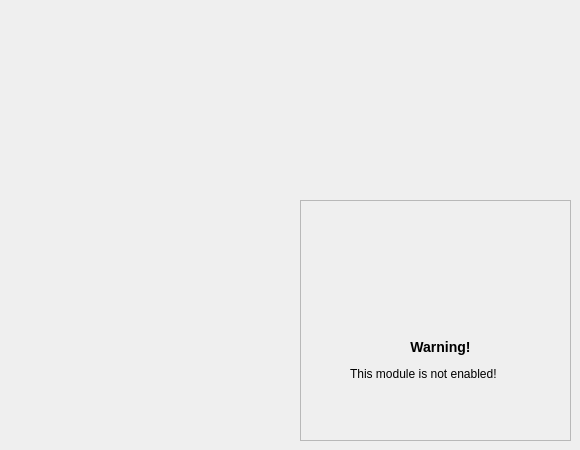
    <widget class="QWidget" name="tabSurvey">
     <attribute name="icon">
      <iconset>
       <activeon>:/Images/survey-module-rotated.png</activeon>
      </iconset>
     </attribute>
     <attribute name="title">
      <string/>
     </attribute>
     <widget class="QFrame" name="frame_10">
      <property name="geometry">
       <rect>
        <x>300</x>
        <y>200</y>
        <width>271</width>
        <height>241</height>
       </rect>
      </property>
      <property name="frameShape">
       <enum>QFrame::Shape::StyledPanel</enum>
      </property>
      <property name="frameShadow">
       <enum>QFrame::Shadow::Raised</enum>
      </property>
      <widget class="QLabel" name="label_47">
       <property name="geometry">
        <rect>
         <x>100</x>
         <y>20</y>
         <width>71</width>
         <height>61</height>
        </rect>
       </property>
       <property name="text">
        <string/>
       </property>
       <property name="pixmap">
        <pixmap resource="resources.qrc">:/Images/warning.png</pixmap>
       </property>
       <property name="scaledContents">
        <bool>true</bool>
       </property>
       <property name="alignment">
        <set>Qt::AlignmentFlag::AlignCenter</set>
       </property>
      </widget>
      <widget class="QLabel" name="label_48">
       <property name="geometry">
        <rect>
         <x>50</x>
         <y>130</y>
         <width>181</width>
         <height>61</height>
        </rect>
       </property>
       <property name="text">
        <string>&lt;h3 align=&quot;center&quot;&gt;Warning!&lt;/h3&gt;
&lt;p&gt; This module is not enabled!&lt;/p&gt;</string>
       </property>
      </widget>
     </widget>
    </widget>
